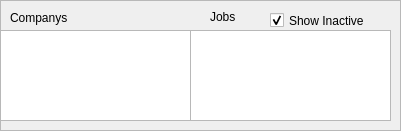
     <widget class="QFrame" name="frame">
      <property name="geometry">
       <rect>
        <x>0</x>
        <y>0</y>
        <width>401</width>
        <height>131</height>
       </rect>
      </property>
      <property name="frameShape">
       <enum>QFrame::StyledPanel</enum>
      </property>
      <property name="frameShadow">
       <enum>QFrame::Raised</enum>
      </property>
      <widget class="QLabel" name="label">
       <property name="geometry">
        <rect>
         <x>10</x>
         <y>10</y>
         <width>81</width>
         <height>16</height>
        </rect>
       </property>
       <property name="text">
        <string>Companys</string>
       </property>
      </widget>
      <widget class="QListWidget" name="companyList">
       <property name="geometry">
        <rect>
         <x>0</x>
         <y>30</y>
         <width>191</width>
         <height>91</height>
        </rect>
       </property>
      </widget>
      <widget class="QLabel" name="label_2">
       <property name="geometry">
        <rect>
         <x>210</x>
         <y>10</y>
         <width>57</width>
         <height>14</height>
        </rect>
       </property>
       <property name="text">
        <string>Jobs</string>
       </property>
      </widget>
      <widget class="QCheckBox" name="showInactive">
       <property name="geometry">
        <rect>
         <x>270</x>
         <y>10</y>
         <width>121</width>
         <height>21</height>
        </rect>
       </property>
       <property name="text">
        <string>Show Inactive</string>
       </property>
       <property name="checked">
        <bool>true</bool>
       </property>
      </widget>
      <widget class="QListWidget" name="jobList">
       <property name="geometry">
        <rect>
         <x>190</x>
         <y>30</y>
         <width>201</width>
         <height>91</height>
        </rect>
       </property>
      </widget>
     </widget>
